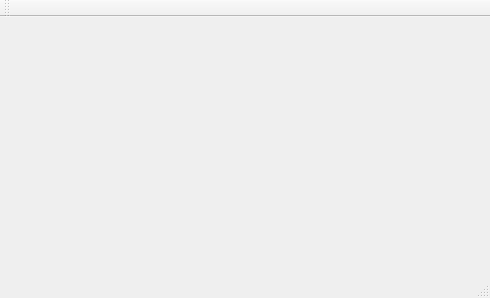
<?xml version="1.0" encoding="UTF-8"?>
<ui version="4.0">
 <class>MainWindow</class>
 <widget class="QMainWindow" name="MainWindow">
  <property name="geometry">
   <rect>
    <x>0</x>
    <y>0</y>
    <width>490</width>
    <height>298</height>
   </rect>
  </property>
  <property name="windowTitle">
   <string>Lab3 QTRadio by Jihyuk Chung</string>
  </property>
  <property name="autoFillBackground">
   <bool>false</bool>
  </property>
  <widget class="QWidget" name="centralWidget">
   <layout class="QVBoxLayout" name="verticalLayout"/>
  </widget>
  <widget class="QMenuBar" name="menuBar">
   <property name="geometry">
    <rect>
     <x>0</x>
     <y>0</y>
     <width>490</width>
     <height>21</height>
    </rect>
   </property>
  </widget>
  <widget class="QToolBar" name="mainToolBar">
   <attribute name="toolBarArea">
    <enum>TopToolBarArea</enum>
   </attribute>
   <attribute name="toolBarBreak">
    <bool>false</bool>
   </attribute>
  </widget>
  <widget class="QStatusBar" name="statusBar"/>
 </widget>
 <layoutdefault spacing="6" margin="11"/>
 <resources/>
 <connections/>
</ui>
